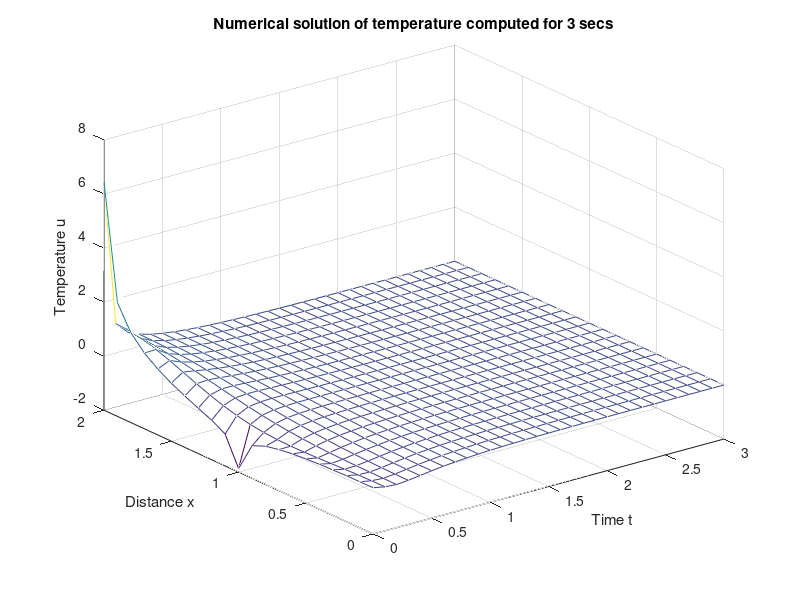

This figure's MATLAB source:
%This script is meant to simulate the temperature on a thin rod subject to
%the conditions given in exercise 3 on page 718
clear all
t = 0:0.1:3;
x = (0:0.1:2)';
u = zeros(length(x), length(t));
L = 2;
k = 1;
A0 = 5/3;
%Solution is:
%u(x,t)=(1/L)integral of 0 to L of f(x) dx + Infinite Summation from n=1 to
%infinity of (2/L)integral of 0 to L of f(x)*cos(n*pi*x/L)dx *
%e^[k*(pi^2)*(n^2)*t/(L^2)]*cos(n*pi*x/L)
for n=1:100
   An = (2/(n*pi))*((2*(-1)^n)+(2/(n*pi))*sin(pi*n/2)-cos(n*pi/2));
   a = exp(-k*pi*pi*n*n*t/(L*L));
   b = cos(pi*n*x/L);
   u = u + An*a.*b;
end
figure(1)
mesh(t,x,u)
title('Numerical solution of temperature computed for 3 secs')
xlabel('Time t')
ylabel('Distance x')
zlabel('Temperature u')
